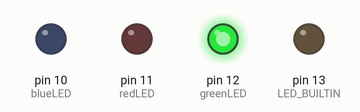
Simulated run of this sketch. Board: Arduino Uno, built with avr-gcc and run on an emulated ATmega328P. On the bench: output pins drawn as LEDs (lit = HIGH).

Above: at 0.5 s.
At 1.2 s:
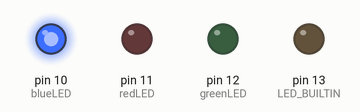
At 4.0 s:
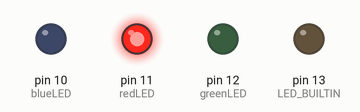
Timing chart, 0 to 5.1 s (numbered marks = the images above):
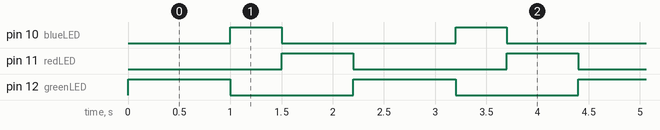

Measured:
- by itself, pin 10 (blueLED): alternates HIGH for 0.50 s and LOW for 1.7 s
- by itself, pin 11 (redLED): alternates HIGH for 0.70 s and LOW for 1.5 s
- by itself, pin 12 (greenLED): alternates HIGH for 1.0 s and LOW for 1.2 s

The sketch:

trafficLight.ino
```cpp
/* Traffic Light

trafficLight.ino
created on 10 July 2017
by Samuel Bechara, PhD

This program alternates 3 LED lights attached to the digital pins of the arduino like a traffic light.

*/

// define pin variables
int blueLED=10;
int redLED = 11;
int greenLED = 12;

void setup()
{
  pinMode(blueLED, OUTPUT);
  pinMode(greenLED, OUTPUT);
  pinMode(redLED, OUTPUT);
  pinMode(LED_BUILTIN, OUTPUT);
}

void loop()
{
  digitalWrite(greenLED, HIGH);
  digitalWrite(redLED, LOW);
  delay(1000);
  digitalWrite(blueLED, HIGH);
  digitalWrite(greenLED, LOW);
  delay(500);
  digitalWrite(redLED, HIGH);
  digitalWrite(blueLED,LOW);
  delay(700);
}
```
